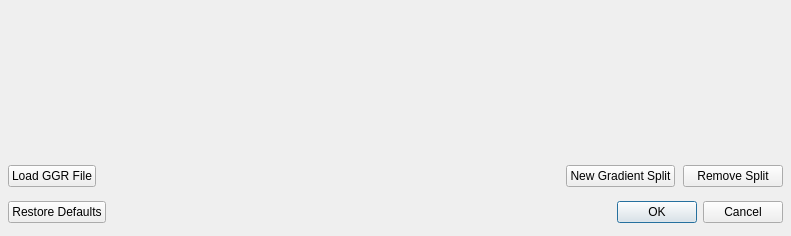
<?xml version="1.0" encoding="UTF-8"?>
<ui version="4.0">
 <class>GradientEditor</class>
 <widget class="QWidget" name="GradientEditor">
  <property name="geometry">
   <rect>
    <x>0</x>
    <y>0</y>
    <width>791</width>
    <height>236</height>
   </rect>
  </property>
  <property name="windowTitle">
   <string>Form</string>
  </property>
  <widget class="QWidget" name="verticalLayoutWidget">
   <property name="geometry">
    <rect>
     <x>0</x>
     <y>0</y>
     <width>791</width>
     <height>231</height>
    </rect>
   </property>
   <layout class="QVBoxLayout" name="verticalLayout">
    <property name="spacing">
     <number>8</number>
    </property>
    <property name="margin">
     <number>8</number>
    </property>
    <item>
     <widget class="QWidget" name="routeMarkers" native="true"/>
    </item>
    <item>
     <widget class="QWidget" name="gradient" native="true"/>
    </item>
    <item>
     <widget class="QxtSpanSlider" name="colourMarkers" native="true"/>
    </item>
    <item>
     <layout class="QHBoxLayout" name="horizontalLayout">
      <property name="topMargin">
       <number>6</number>
      </property>
      <property name="bottomMargin">
       <number>6</number>
      </property>
      <item>
       <widget class="QPushButton" name="loadGGR">
        <property name="text">
         <string>Load GGR File</string>
        </property>
       </widget>
      </item>
      <item>
       <spacer name="horizontalSpacer">
        <property name="orientation">
         <enum>Qt::Horizontal</enum>
        </property>
        <property name="sizeHint" stdset="0">
         <size>
          <width>40</width>
          <height>20</height>
         </size>
        </property>
       </spacer>
      </item>
      <item>
       <widget class="QPushButton" name="newSplit">
        <property name="minimumSize">
         <size>
          <width>100</width>
          <height>0</height>
         </size>
        </property>
        <property name="text">
         <string>New Gradient Split</string>
        </property>
       </widget>
      </item>
      <item>
       <widget class="QPushButton" name="removeSplit">
        <property name="minimumSize">
         <size>
          <width>100</width>
          <height>0</height>
         </size>
        </property>
        <property name="text">
         <string>Remove Split</string>
        </property>
       </widget>
      </item>
     </layout>
    </item>
    <item>
     <widget class="QDialogButtonBox" name="buttonBox">
      <property name="standardButtons">
       <set>QDialogButtonBox::Cancel|QDialogButtonBox::Ok|QDialogButtonBox::RestoreDefaults</set>
      </property>
     </widget>
    </item>
   </layout>
  </widget>
 </widget>
 <customwidgets>
  <customwidget>
   <class>QxtSpanSlider</class>
   <extends>QWidget</extends>
   <header>qxtspanslider.h</header>
   <container>1</container>
  </customwidget>
 </customwidgets>
 <resources/>
 <connections/>
</ui>
